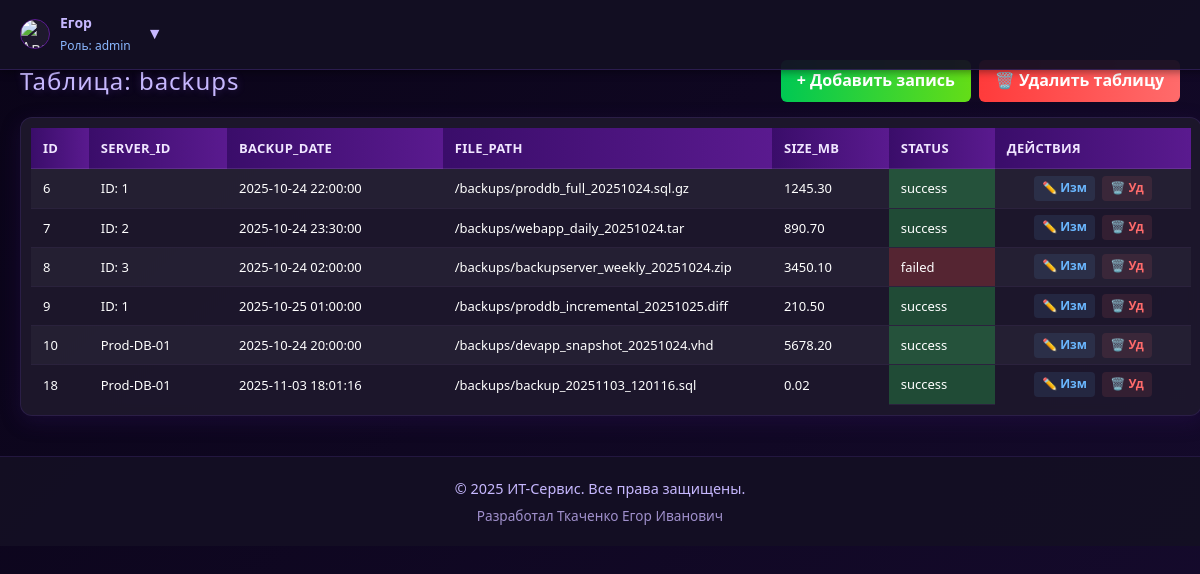
/pages/view_db.php (signed in), run on an earlier commit of the app's database.
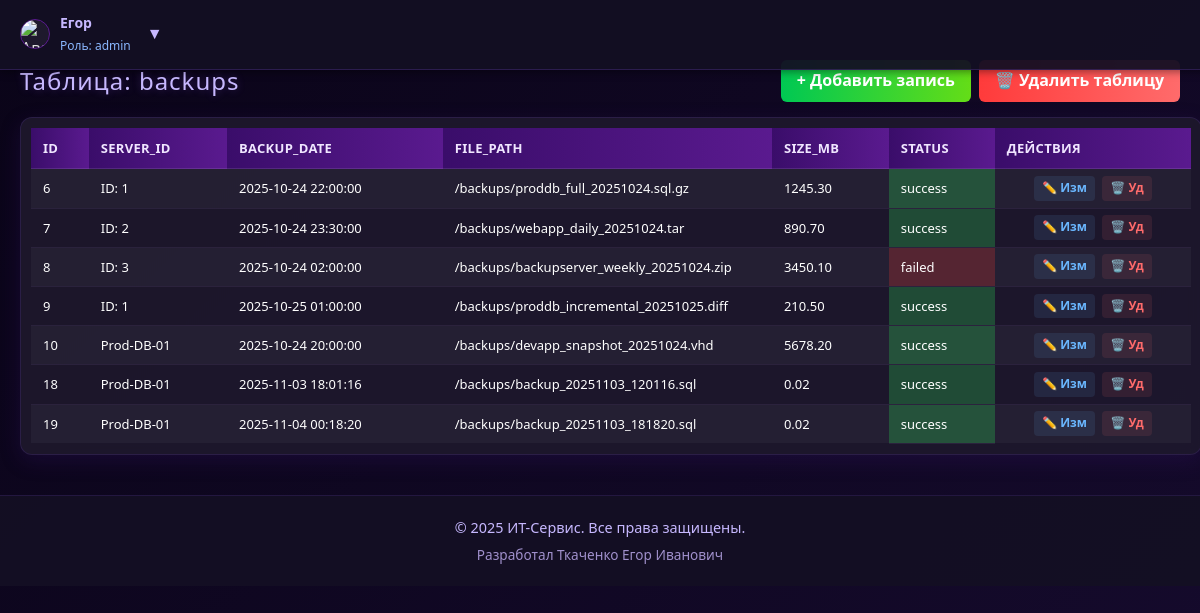
And on a later commit of the database.
### tables this page shows
CREATE TABLE `backups` (
  `id` int(11) NOT NULL AUTO_INCREMENT,
  `server_id` int(11) DEFAULT NULL,
  `backup_date` datetime DEFAULT current_timestamp(),
  `file_path` varchar(255) DEFAULT NULL,
  `size_mb` decimal(10,2) DEFAULT NULL,
  `status` enum('success','failed') DEFAULT 'success',
  PRIMARY KEY (`id`),
  KEY `server_id` (`server_id`),
  CONSTRAINT `backups_ibfk_1` FOREIGN KEY (`server_id`) REFERENCES `servers` (`id`)
);

CREATE TABLE `servers` (
  `id` int(11) NOT NULL AUTO_INCREMENT,
  `name` varchar(255) NOT NULL,
  `ip_address` varchar(15) NOT NULL,
  `os` varchar(100) DEFAULT NULL,
  `cpu_usage` decimal(5,2) DEFAULT NULL,
  `memory_usage` decimal(5,2) DEFAULT NULL,
  `disk_space` decimal(10,2) DEFAULT NULL,
  `status` enum('active','inactive','maintenance') DEFAULT 'active',
  `description` text DEFAULT NULL,
  `last_checked` datetime DEFAULT NULL,
  PRIMARY KEY (`id`)
);

### pages/view_db.php (the view, shortened to what this page needs)
<?php
require_once '../auth.php';
require_once '../config.php';
try {
    $pdo = new PDO("mysql:host=$host;dbname=$dbname;charset=utf8", $username, $password);
    $pdo->setAttribute(PDO::ATTR_ERRMODE, PDO::ERRMODE_EXCEPTION);
} catch (PDOException $e) {
    die("Ошибка подключения к БД: " . htmlspecialchars($e->getMessage()));
}
$stmt = $pdo->query("SHOW TABLES");
$all_tables = [];
while ($row = $stmt->fetch(PDO::FETCH_NUM)) {
    $all_tables[] = $row[0];
}
$current_table = $_GET['table'] ?? '';
if (!in_array($current_table, $all_tables)) {
    $current_table = $all_tables[0] ?? '';
}
function getServerName($pdo, $server_id) {
    $stmt = $pdo->prepare("SELECT name FROM servers WHERE id = ?");
    $stmt->execute([$server_id]);
    $server = $stmt->fetch(PDO::FETCH_ASSOC);
    return $server ? htmlspecialchars($server['name']) : "ID: $server_id";
}
function getStatusColor($status) {
    $status = strtolower(trim($status));
    if (in_array($status, ['up', 'active', 'planned', 'approved', 'implemented', 'resolved', 'closed', 'success', 'online', 'running'])) {
        return 'rgba(40, 200, 80, 0.3)';
    } elseif (in_array($status, ['down', 'inactive', 'failed', 'error', 'offline', 'stopped', 'deleted'])) {
        return 'rgba(200, 50, 50, 0.3)';
    } elseif (in_array($status, ['maintenance', 'updating', 'restarting'])) {
        return 'rgba(255, 165, 0, 0.3)';
    } elseif (in_array($status, ['open', 'in_progress', 'pending', 'processing'])) {
        return 'rgba(50, 100, 255, 0.3)';
    } else {
        return 'rgba(100, 100, 100, 0.3)';
    }
}
?>
<!DOCTYPE html>
<html lang="ru">
<head>
    <link rel="stylesheet" href="../css/view_db.css">
</head>
<body>
<div class="topbar">
    <img src="../<?= htmlspecialchars($_SESSION['avatar'] ?? '../imang/default.png') ?>" alt="Аватарка">
    <div class="user-info">
        <strong><?= htmlspecialchars($_SESSION['username'] ?? 'Гость') ?></strong><br>
        <span class="role">Роль: <?= htmlspecialchars($_SESSION['role'] ?? 'user') ?></span>
    </div>
    <button onclick="toggleUserMenu()" style="background: none; border: none; color: #c7b8ff; font-size: 16px; cursor: pointer;">▼</button>
</div>
<div class="content-wrapper">
    <div style="display: flex; justify-content: space-between; align-items: center; margin-bottom: 15px; flex-wrap: wrap; gap: 10px;">
        <h2 style="margin: 0;">Таблица: <?= htmlspecialchars($current_table) ?></h2>
        <div style="display: flex; gap: 8px; flex-wrap: wrap;">
            <a href="../add_record.php?table=<?= urlencode($current_table) ?>"
               style="background: linear-gradient(to right, #00c853, #64dd17); color: white; border: none; padding: 8px 16px; border-radius: 6px; cursor: pointer; font-weight: bold; text-decoration: none;">
                + Добавить запись
            </a>
            <?php if ($_SESSION['role'] === 'admin' && $current_table !== 'users'): ?>
                <a href="../delete_table.php?table=<?= urlencode($current_table) ?>"
                   onclick="return confirm('Вы уверены, что хотите удалить ВСЮ таблицу <?= addslashes($current_table) ?>? Это действие нельзя отменить!')"
                   style="background: linear-gradient(to right, #ff3b3b, #ff6b6b); color: white; border: none; padding: 8px 16px; border-radius: 6px; cursor: pointer; font-weight: bold; text-decoration: none;">
                    🗑️ Удалить таблицу
                </a>
            <?php endif; ?>
        </div>
    </div>
    <div class="table-container">
        <?php
        try {
            $stmt = $pdo->query("SELECT * FROM `$current_table`");
            $columns = [];
            for ($i = 0; $i < $stmt->columnCount(); $i++) {
                $col = $stmt->getColumnMeta($i);
                $columns[] = $col['name'];
            }
            echo "<table>";
            echo "<tr>";
            foreach ($columns as $col) {
                echo "<th>" . htmlspecialchars($col) . "</th>";
            }
            if (in_array('id', $columns)) {
                echo "<th>Действия</th>";
            }
            echo "</tr>";
            while ($row = $stmt->fetch(PDO::FETCH_ASSOC)) {
                echo "<tr>";
                foreach ($columns as $col) {
                    $value = $row[$col];
                    if ($current_table === 'changes' && in_array($col, ['requested_by', 'approved_by'])) {
                        $value = getUserName($pdo, $value);
                    } elseif ($current_table === 'incidents' && $col === 'assigned_to') {
                        $value = getUserName($pdo, $value);
                    } elseif ($current_table === 'backups' && $col === 'server_id') {
                        $value = getServerName($pdo, $value);
                    }
                    if (stripos($col, 'status') !== false) {
                        $bgColor = getStatusColor($value);
                        echo "<td style='background: {$bgColor}; padding: 10px 12px; border-bottom: 1px solid rgba(100, 80, 130, 0.2);'>";
                        echo htmlspecialchars($value);
                        echo "</td>";
                    } else {
                        echo "<td>" . htmlspecialchars($value) . "</td>";
                    }
                }
                if (in_array('id', $columns)) {
                    $id = $row['id'];
                    echo "<td class='actions'>";
                    echo "<a href='../edit_record.php?table=" . urlencode($current_table) . "&id=$id' class='btn-edit'>✏️ Изм</a> ";
                    echo "<a href='../delete_record.php?table=" . urlencode($current_table) . "&id=$id' class='btn-delete' onclick='return confirm(\"Удалить запись?\")'>🗑️ Уд</a>";
                    echo "</td>";
                }
                echo "</tr>";
            }
            echo "</table>";
        } catch (PDOException $e) {
            echo "<div style='color: #ff6b6b; padding: 10px; background: rgba(200, 50, 50, 0.3); border-radius: 6px;'>❌ Ошибка при запросе к таблице: " . htmlspecialchars($e->getMessage()) . "</div>";
        }
        ?>
    </div>
</div>
<?php include '../footer.php'; ?>
</body>
</html>

### footer.php (shortened to what this page needs)
<footer style="background: rgba(20, 15, 35, 0.95); padding: 20px; text-align: center; border-top: 1px solid rgba(100, 60, 180, 0.2); margin-top: 40px;">
    <p style="color: #c7b8ff; font-size: 0.9rem; margin: 0;">
        &copy; <?= date('Y') ?> ИТ-Сервис. Все права защищены.
    </p>
    <p style="color: #a090cc; font-size: 0.85rem; margin: 5px 0 0;">
        Разработал Ткаченко Егор Иванович
    </p>
</footer>

### css/view_db.css (style rules this page uses)
body { background: linear-gradient(135deg, #0a0418, #160b2e); color: #e0e0e0; font-family: 'Segoe UI', Tahoma, Geneva, Verdana, sans-serif; margin: 0; padding: 0; min-height: 100vh; line-height: 1.6; }
h1, h2 { text-align: center; color: #c7b8ff; text-shadow: 0 0 8px rgba(150, 100, 255, 0.3); margin: 25px 0 15px; font-weight: 500; letter-spacing: 1px; }
.table-container { width: 100%; overflow-x: auto; margin: 15px auto; border-radius: 12px; box-shadow: 0 6px 20px rgba(50, 20, 100, 0.3); border: 1px solid rgba(100, 60, 180, 0.2); background: rgba(30, 25, 45, 0.9); backdrop-filter: blur(6px); padding: 10px; }
table { width: 100%; border-collapse: collapse; min-width: 600px; font-size: 14px; }
th { background: linear-gradient(to right, #3a0d6a, #5a1a8f); color: #f0e6ff; padding: 10px 12px; font-weight: 600; text-align: left; text-transform: uppercase; letter-spacing: 0.3px; font-size: 13px; border-bottom: 1px solid rgba(255, 255, 255, 0.1); white-space: nowrap; }
td { padding: 10px 12px; color: #ffffff; border-bottom: 1px solid rgba(100, 80, 130, 0.2); font-size: 13px; line-height: 1.4; word-wrap: break-word; max-width: 200px; overflow: hidden; text-overflow: ellipsis; }
tr:last-child td { border-bottom: none; }
tr:nth-child(even) { background: rgba(40, 35, 55, 0.7); }
.actions { text-align: center; white-space: nowrap; padding: 6px !important; }
.btn-edit, .btn-delete { text-decoration: none; padding: 4px 8px; border-radius: 4px; margin: 0 2px; display: inline-block; font-weight: bold; font-size: 12px; }
.btn-edit { color: #6ab7ff; background: rgba(106, 183, 255, 0.1); }
.btn-delete { color: #ff6b6b; background: rgba(255, 107, 107, 0.1); }
.topbar { position: fixed; top: 0; left: 0; width: 100%; background: rgba(20, 15, 35, 0.95); padding: 10px 20px; display: flex; justify-content: flex-start; align-items: center; z-index: 2000; box-shadow: 0 2px 8px rgba(0, 0, 0, 0.4); border-bottom: 1px solid rgba(100, 60, 180, 0.2); }
.topbar { position: fixed; top: 0; left: 0; width: 100%; padding: 12px 20px; background: rgba(20, 15, 35, 0.95); border-bottom: 1px solid rgba(100, 60, 180, 0.3); z-index: 1000; display: flex; align-items: center; gap: 10px; }
.topbar img { width: 28px; height: 28px; border-radius: 50%; object-fit: contain; border: 1px solid #5a1a8f; background: #1e192d; }
.user-info { font-size: 14px; color: #e0e0e0; }
.user-info strong { color: #c7b8ff; }
.user-info .role { font-size: 12px; color: #8ab7ff; }
.content-wrapper { margin-top: 60px; padding: 0 20px; }

What changed in the data, as far as the page shows it:
added backups: id "19", server.name "Prod-DB-01", backup_date "2025-11-04 00:18:20", file_path "/backups/backup_20251103_181820.sql", size_mb "0.02", status "success"
